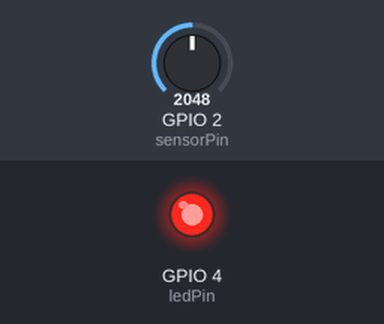
Bench run of a sketch on a simulated ESP32. Parts: output pins drawn as LEDs (lit = HIGH). Inputs (shaded band) come from the test bench; at power-on: GPIO 2 (sensorPin) = 2048. What the sketch prints to the serial monitor is not drawn.

Above: at 6.8 s.
6.9 s: GPIO 2 (sensorPin) set to 551
At 10.3 s:
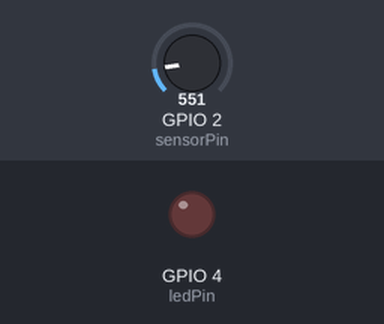
13.6 s: GPIO 2 (sensorPin) set to 467
Timing chart, 0 to 27.5 s (numbered marks = the images above; inputs shaded):
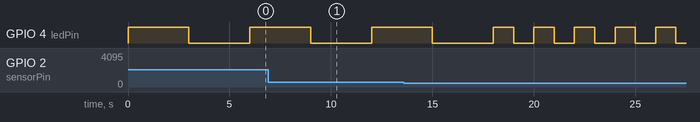

The sketch:

sketch.ino
```cpp
//Hacer que parpadear el LED en intervalos de 1 a 5 segundos
//según la posición en la que esté el potenciómetro

const int sensorPin = 2; // Pin del sensor analógico conectado
const int ledPin = 4;    // Pin del LED conectado

void setup() {
pinMode(ledPin, OUTPUT);     // Establecer el pin del LED como salida
pinMode(sensorPin, INPUT);   // Establecer el pin del potenciometro
Serial.begin(115200);    // Iniciar la comunicación serial para depuración
Serial.println("Led encendido");
}

void loop() {
  int potencia = analogRead(sensorPin);
  int interval;

  if (potencia <= 500) {
    interval = 1000;
    Serial.println("Se enciende el LED cada 1 segundo");
  } else if(potencia <= 2500) {
    interval = 3000;
    Serial.println("Se enciende el LED cada 3 segundos");
  } else {
    interval = 5000;
    Serial.println("Se enciende el LED cada 5 segundos");
      }

  digitalWrite(ledPin, HIGH);   // Encender el LED
  delay(interval);              // Esperar el intervalo determinado
  digitalWrite(ledPin, LOW);    // Apagar el LED
  delay(interval);              // Esperar otro intervalo
}
```

Measured:
- by itself, GPIO 4 (ledPin): repeats every 2.0 s: HIGH 1.0 s, LOW 1.0 s
